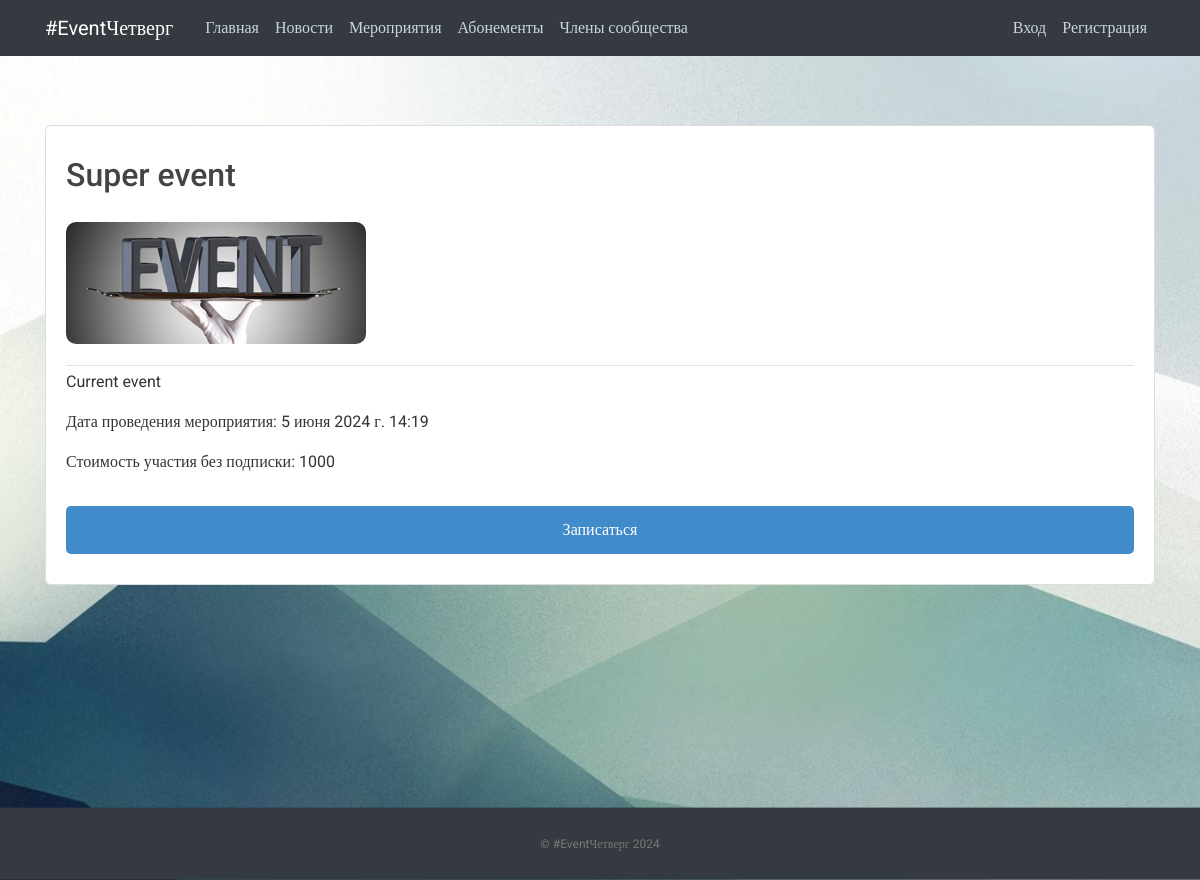
The app's page /events/19/ with its own data.
### vkr/models.py (models this page shows, shortened)
class Event (models.Model):
    title = models.CharField(max_length=100)
    content = models.TextField()
    date_posted = models.DateTimeField(default=timezone.now)
    is_active = models.BooleanField(default=True)
    event_date = models.DateTimeField(default=timezone.now)
    event_price = models.IntegerField(default=1000)
    image = models.ImageField(default='event_default.png', upload_to='event_pics')

### vkr/views.py (the view)
# urls.py: path('events/<int:pk>/', EventDetailView.as_view(), name='event-detail'),
class EventDetailView(DetailView):
    model = Event

### vkr/templates/vkr/event_detail.html (shortened to what this page needs)
{% extends "vkr/base.html" %}
{% load static %}
{% block content %}
  <link rel="stylesheet" type="text/css" href="{% static 'modal.css' %}">
  <article class="media content-section">
    <div class="media-body">
      <div class="article-metadata">
        <h2 class="article-title">{{ object.title }}</h2>
        <img style="max-width: 100%; border-radius: 10px; margin: 20px 0;" src="{{ event.image.url }}">
      </div>
      <p class="article-content">{{ object.content }}</p>
      <p>Дата проведения мероприятия: {{ object.event_date }}</p>
      <p>Стоимость участия без подписки: {{ object.event_price }}</p>
      <button class="type_button" onclick="Send({{ event.id }})">
        Записаться
      </button>
    </div>
  </article>
{% endblock content %}

### static/main.css (style rules this page uses)
body, html { width:100%; height:100% }
body { margin:0; padding:0; background: #fafafa; color: #333333; margin-top: 5rem; font-family:Roboto; background-image: url("./images/bg.jpg"); background-repeat: no-repeat; background-size: cover; background-attachment: fixed; }
h1, h2, h3, h4, h5, h6 { color: #444444; }
.content-section { background: #ffffff; padding: 30px 20px; border: 1px solid #dddddd; border-radius: 6px; margin: 20px auto; }
.article-title { color: #444444; }
.article-content { white-space: pre-line; }
.article-metadata { padding-bottom: 1px; margin-bottom: 4px; border-bottom: 1px solid #e3e3e3 }
.type_button { border: none; width: 100%; padding: 12px 35px; margin-top: 1rem; background-color: #428bca; color: #fff; border-radius: 5px; cursor: pointer; font-size: 16px; }

### records on screen
Event: title "Super event", image (placeholder picture), content "Current event", event_date "5 июня 2024 г. 14:19", event_price "1000"
